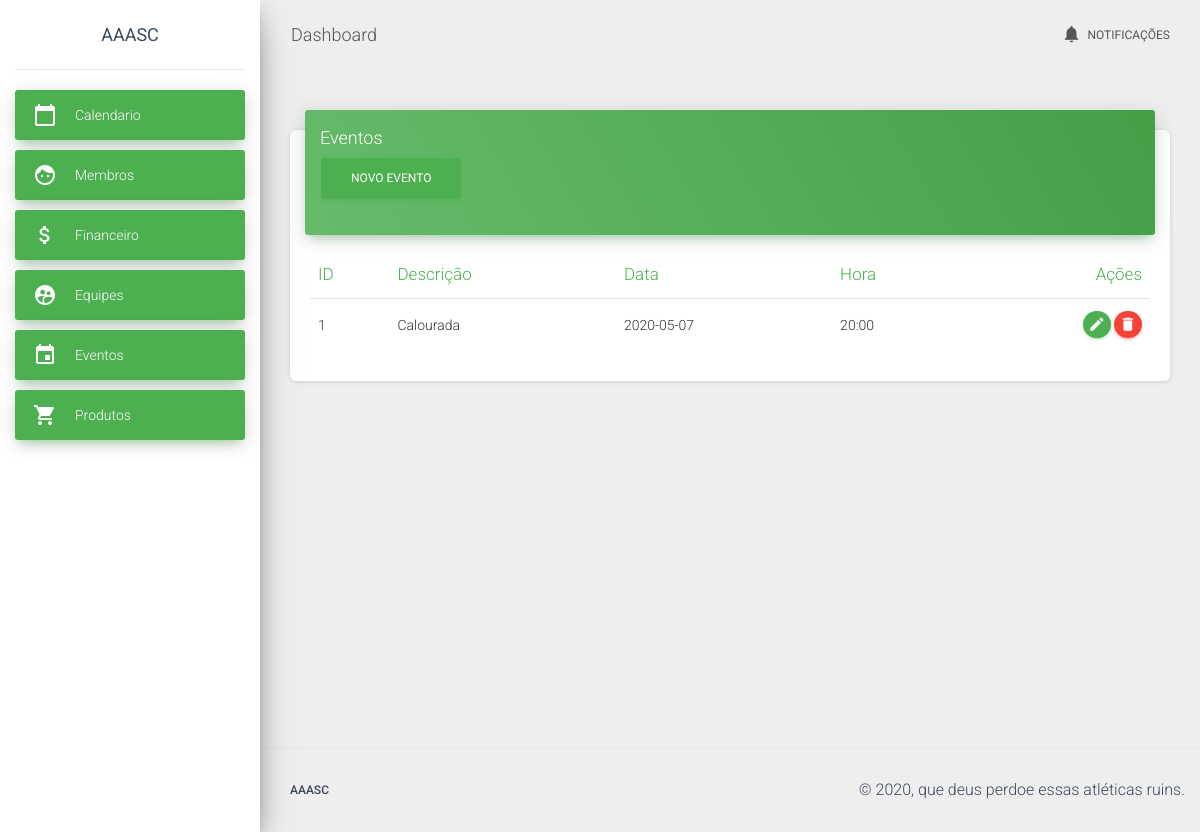
The page /event/list on the database its author committed.
### app/models/event.py (models this page shows, shortened)
class Event(db.Model):
    __tablename__ = "event"
    id = db.Column(db.Integer, primary_key=True, autoincrement=True)
    date = db.Column(db.DateTime)
    time = db.Column(db.DateTime)
    category = db.Column(db.String)
    description = db.Column(db.String)
    _loaded = False
    @property
    def str_date(self):
        if self.date:
            return datetime.datetime.strftime(self.date, '%Y-%m-%d')
        else:
            return False
    @property
    def str_time(self):
        if self.time:
            return datetime.datetime.strftime(self.time, '%H:%M')
        else:
            return False
    @staticmethod
    def load_all():
        result = Event.query.all()
        return result

### app/controllers/event.py (the view)
@app.route("/event/")
@app.route('/event/list')
def list_event():
    events = Event.load_all()
    return render_template("./event/list_event.html", events=events)

### app/templates/event/list_event.html (shortened to what this page needs)
{% extends "template.html" %}
{% block content %}
<div class="row">
  <div class="col">
    <div class="card">
      <div class="card-header card-header-success">
        <h4 class="card-title">Eventos</h4>
        <p class="category">
          <a href="{{url_for('edit_event')}}" class="btn btn-success">Novo evento</a>
        </p>
      </div>
      <div class="card-body table-responsive">
        <table class="table table-hover">
          <thead class="text-success">
            <th>ID</th>
            <th>Descrição</th>
            <th>Data</th>
            <th>Hora</th>
            <th class="text-right">Ações</th>
          </thead>
          <tbody>
            {% for event in events %}
              <tr>
                <td>{{ event.id }}</td>
                <td>{{ event.description }}</td>
                <td>{{ event.str_date }}</td>
                <td>{{ event.str_time }}</td>
                <td class="td-actions text-right">
                  <a href="{{url_for('edit_event', event_id=event.id)}}" rel="tooltip" class="btn btn-success btn-round">
                      <i class="material-icons">edit</i>
                  </a>
                  <a href="{{url_for('delete_event', event_id=event.id)}}" rel="tooltip" class="btn btn-danger btn-round">
                      <i class="material-icons">delete</i>
                  </a>
                </td>
              </tr>
            {% endfor %}
          </tbody>
        </table>
      </div>
    </div>
  </div>
</div>
{% endblock %}

### rows shown on the page
Event: id "1", description "Calourada", str_date "2020-05-07", str_time "20:00"
